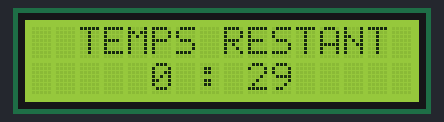
This sketch was run on a simulated Arduino Uno, built with avr-gcc and run on an emulated ATmega328P. On the bench: 16×2 character LCD.

Above: at 1.1 s.
At 4.1 s:
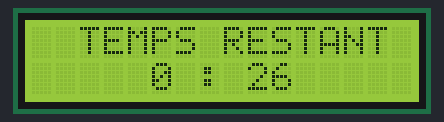
At 8.0 s:
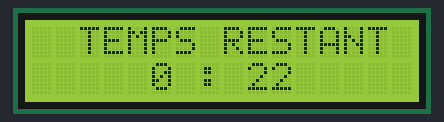
At 15.0 s:
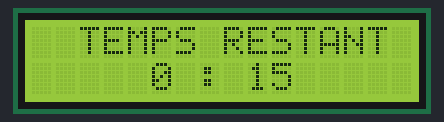
At 22.0 s:
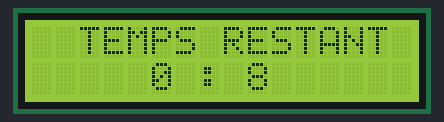
At 30.0 s:
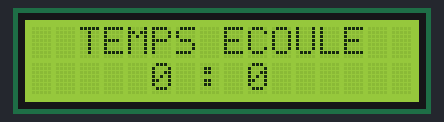

The sketch:

chrono.ino
```cpp
#include <Wire.h>
#include<LiquidCrystal_I2C.h>
LiquidCrystal_I2C LCD(0x27, 16, 2);

byte w = 0;

int SEC;
int MIN;
unsigned long timer;

void setup() {
  LCD.init();
  LCD.backlight();
  LCD.setCursor(2, 0);
  w = 1;
  SEC = 30;
  MIN = 0;
}


void loop() {
  while (w == 1 ) {
      if (millis() - timer > 995) {
         timer = millis();
         if (SEC == 0) {
          SEC = 59;
          MIN = MIN - 1;
         }
         else { SEC = SEC - 1; }

         if (SEC == 0 && MIN == 0) {
            LCD.clear();
            LCD.setCursor(2, 0);
            LCD.print("TEMPS ECOULE");
            LCD.setCursor(5, 1);
            LCD.print(MIN);
            LCD.print(" : ");
            LCD.print(SEC);
            w = 0;
         }

         if (SEC == 0) {
            SEC = 59; MIN = MIN - 1;
            if (MIN < 0 ) { MIN = 0; }
         }

         if (w == 1) {
            LCD.clear();
            LCD.setCursor(2, 0);
            LCD.print("TEMPS RESTANT");
            LCD.setCursor(5, 1);
            LCD.print(MIN);
            LCD.print(" : ");
            LCD.print(SEC);
         }
     }
  }
}
```

Measured:
- what the display in image 1 shows lasts 1.0 s, from 4.0 s to 5.0 s
